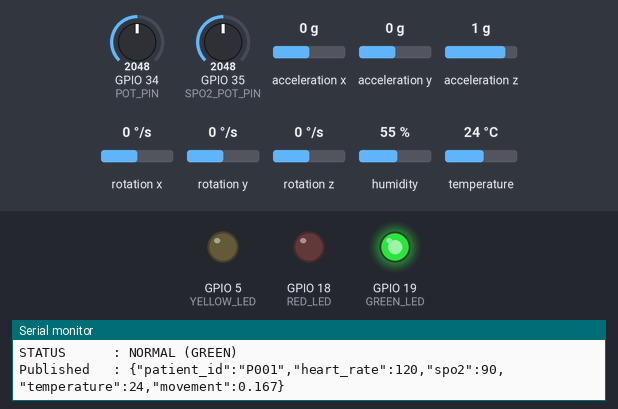
The sketch below on a simulated ESP32. Parts: output pins drawn as LEDs (lit = HIGH), the last lines printed to the serial monitor. Inputs (shaded band) come from the test bench; at power-on: acceleration x 0 g, temperature 24 °C, GPIO 34 (POT_PIN) = 2048, GPIO 35 (SPO2_POT_PIN) = 2048, acceleration y 0 g, acceleration z 1 g, rotation x 0 °/s, rotation y 0 °/s, rotation z 0 °/s, humidity 55 %. WiFi joins after 1.5 s; servers stay silent unless stated; random numbers use the default seed unless the sketch sets one; no MQTT or app messages arrive unless stated.

Above: at 2.7 s.
2.8 s: acceleration x set to -1.1 g
4.3 s: acceleration x set to -1.4 g
At 5.8 s:
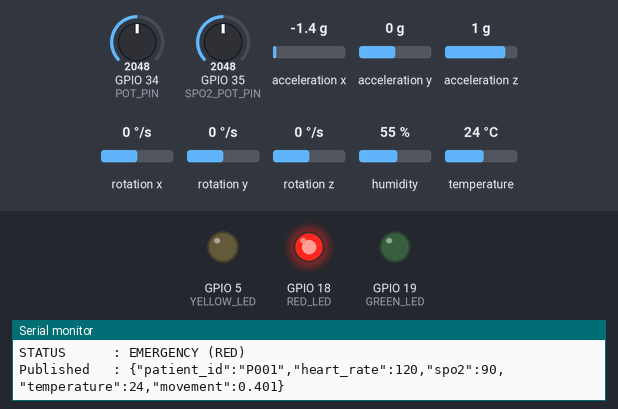
6.1 s: acceleration x set to -0.8 g
At 6.8 s:
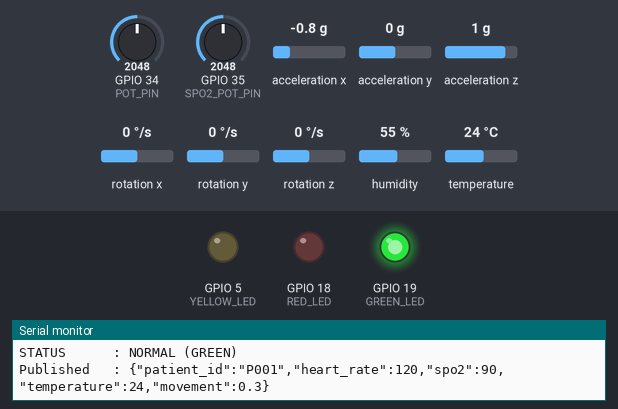
7.7 s: temperature set to 37.4 °C
9.2 s: temperature set to 38.8 °C
At 11.0 s:
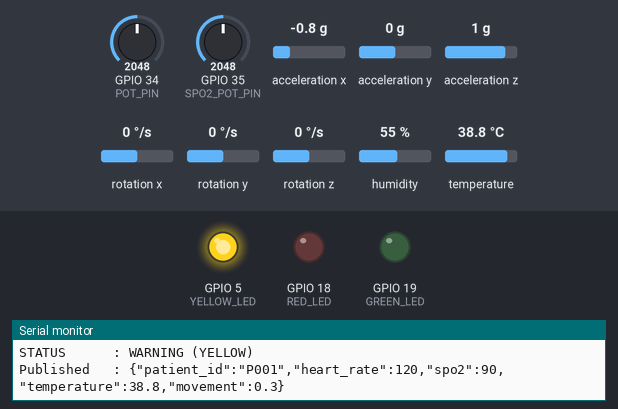
11.3 s: temperature set to 12 °C
At 13.1 s:
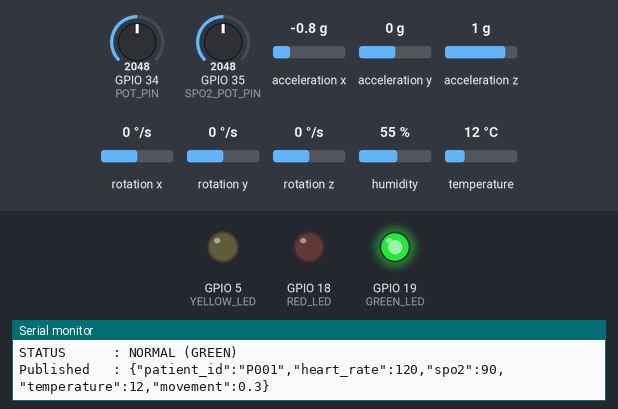
Timing chart, 0 to 14.4 s (numbered marks = the images above; inputs shaded):
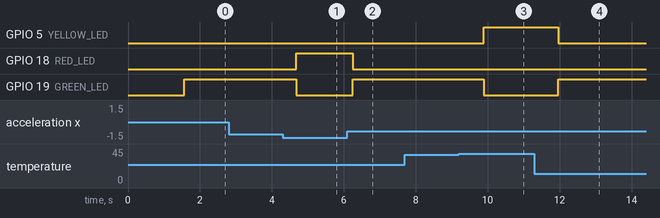

The sketch:

sketch.ino
```cpp
#include <WiFi.h>
#include <PubSubClient.h>
#include <ArduinoJson.h>
#include <Wire.h>
#include <MPU6050.h>
#include "DHT.h"

// ── WiFi / MQTT config ────────────────────────────────────────────────────────
const char* SSID        = "Wokwi-GUEST";
const char* WIFI_PASS   = "";
const char* MQTT_BROKER = "broker.hivemq.com";
const int   MQTT_PORT   = 1883;
const char* MQTT_TOPIC  = "vitalsense/abhishek/patients";
const char* PATIENT_ID  = "P001";   // Change per device before flashing

// ── Pin mapping ───────────────────────────────────────────────────────────────
#define DHTPIN       4     // DHT22 data  (matches your wiring)
#define DHTTYPE      DHT22

#define POT_PIN      34    // Potentiometer → heart rate (0-4095 → 60-180 bpm)
#define SPO2_POT_PIN 35    // Potentiometer → SpO2       (0-4095 → 80-100 %)

#define GREEN_LED    19
#define YELLOW_LED   5
#define RED_LED      18

// MPU6050 uses default I2C pins (SDA=21, SCL=22)

// ── Objects ───────────────────────────────────────────────────────────────────
DHT      dht(DHTPIN, DHTTYPE);
MPU6050  mpu;
WiFiClient   wifiClient;
PubSubClient mqtt(wifiClient);

// ── Helpers ───────────────────────────────────────────────────────────────────
float mapFloat(float x, float in_min, float in_max, float out_min, float out_max) {
  return (x - in_min) / (in_max - in_min) * (out_max - out_min) + out_min;
}

void ledsOff() {
  digitalWrite(GREEN_LED,  LOW);
  digitalWrite(YELLOW_LED, LOW);
  digitalWrite(RED_LED,    LOW);
}

void connectWiFi() {
  Serial.print("Connecting to WiFi");
  WiFi.begin(SSID, WIFI_PASS);
  while (WiFi.status() != WL_CONNECTED) { delay(500); Serial.print("."); }
  Serial.println(" connected. IP: " + WiFi.localIP().toString());
}

void connectMQTT() {
  while (!mqtt.connected()) {
    Serial.print("Connecting to MQTT…");
    String cid = "vitalsense_" + String(PATIENT_ID) + "_" + String(random(0xffff), HEX);
    if (mqtt.connect(cid.c_str())) {
      Serial.println(" connected.");
    } else {
      Serial.println(" failed (rc=" + String(mqtt.state()) + "). Retrying in 3s…");
      delay(3000);
    }
  }
}

// ── Setup ─────────────────────────────────────────────────────────────────────
void setup() {
  Serial.begin(115200);

  pinMode(GREEN_LED,  OUTPUT);
  pinMode(YELLOW_LED, OUTPUT);
  pinMode(RED_LED,    OUTPUT);
  ledsOff();

  dht.begin();

  Wire.begin();
  mpu.initialize();
  if (!mpu.testConnection()) {
    Serial.println("MPU6050 connection failed — using 0 for movement.");
  }

  connectWiFi();
  mqtt.setServer(MQTT_BROKER, MQTT_PORT);

  Serial.println("VitalSense Started");
}

// ── Loop ──────────────────────────────────────────────────────────────────────
void loop() {
  if (!mqtt.connected()) connectMQTT();
  mqtt.loop();

  // ── Sensors ────────────────────────────────────────────────────────────────

  // Temperature from DHT22
  float temperature = dht.readTemperature();
  if (isnan(temperature)) temperature = 37.0;

  // Heart rate from potentiometer (0-4095 → 60-180 bpm)
  int   potValue  = analogRead(POT_PIN);
  float heartRate = map(potValue, 0, 4095, 60, 180);

  // SpO2 from second potentiometer (0-4095 → 80-100 %)
  int   spo2Raw = analogRead(SPO2_POT_PIN);
  float spo2    = mapFloat(spo2Raw, 0, 4095, 80.0, 100.0);

  // Movement / fall detection from MPU6050
  int16_t ax, ay, az;
  mpu.getAcceleration(&ax, &ay, &az);
  bool  fallDetected = (abs(ax) > 20000 || abs(ay) > 20000);
  float movement     = constrain(
                         (float)(abs(ax) + abs(ay) + abs(az)) / 98000.0,
                         0.0, 1.0);

  // ── Serial monitor ─────────────────────────────────────────────────────────
  Serial.println("====== VitalSense ======");
  Serial.print("Temperature : "); Serial.println(temperature);
  Serial.print("Heart Rate  : "); Serial.println((int)heartRate);
  Serial.print("SpO2        : "); Serial.println(spo2);
  Serial.print("Movement    : "); Serial.println(movement);
  Serial.print("Fall        : "); Serial.println(fallDetected ? "YES" : "NO");

  // ── Triage decision (mirrors the ML backend thresholds) ───────────────────
  ledsOff();

  String status;
  if (temperature > 40 || heartRate > 150 || fallDetected) {
    digitalWrite(RED_LED, HIGH);
    status = "EMERGENCY (RED)";
  } else if (temperature > 38 || heartRate > 120) {
    digitalWrite(YELLOW_LED, HIGH);
    status = "WARNING (YELLOW)";
  } else {
    digitalWrite(GREEN_LED, HIGH);
    status = "NORMAL (GREEN)";
  }

  Serial.print("STATUS      : "); Serial.println(status);
  Serial.println();

  // ── Publish to MQTT ────────────────────────────────────────────────────────
  StaticJsonDocument<256> doc;
  doc["patient_id"]  = PATIENT_ID;
  doc["heart_rate"]  = (float)((int)(heartRate * 10)) / 10.0;
  doc["spo2"]        = (float)((int)(spo2 * 10)) / 10.0;
  doc["temperature"] = (float)((int)(temperature * 100)) / 100.0;
  doc["movement"]    = (float)((int)(movement * 1000)) / 1000.0;

  char buf[256];
  serializeJson(doc, buf);
  mqtt.publish(MQTT_TOPIC, buf);
  Serial.print("Published   : "); Serial.println(buf);

  delay(500);
}
```

Measured:
- the behaviour switches between -1.2 and -1.3 g on acceleration x (found by bisection; images 0 and 1)
- the behaviour switches between 38 and 38.1 °C on temperature (found by bisection; images 2 and 3)
- after the input at 4.3 s, GPIO 18 (RED_LED): LOW → HIGH after 0.38 s; GPIO 19 (GREEN_LED): HIGH → LOW after 0.38 s
- after the input at 6.1 s, GPIO 18 (RED_LED): HIGH → LOW after 0.14 s; GPIO 19 (GREEN_LED): LOW → HIGH after 0.14 s
- after the input at 9.2 s, GPIO 5 (YELLOW_LED): LOW → HIGH after 0.68 s; GPIO 19 (GREEN_LED): HIGH → LOW after 0.68 s
- after the input at 11.3 s, GPIO 5 (YELLOW_LED): HIGH → LOW after 0.66 s; GPIO 19 (GREEN_LED): LOW → HIGH after 0.66 s
